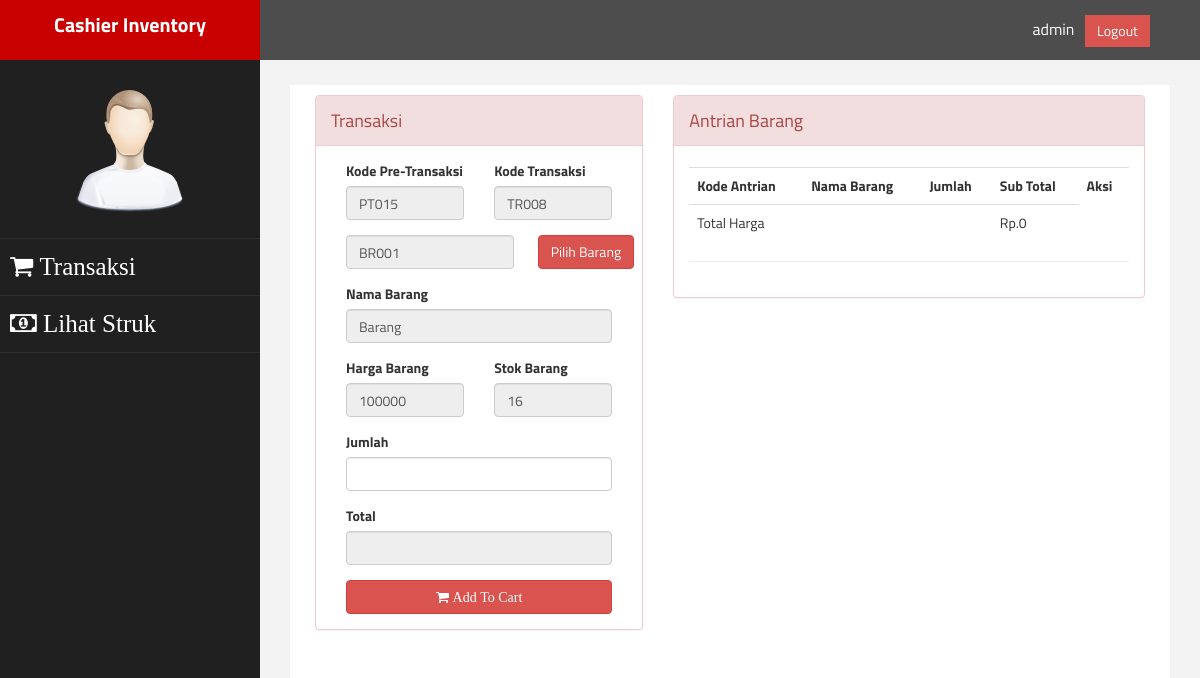
/PageKasir.php?page=transaksi&getKode&id=BR001 (signed in), run on the app's committed database.
### tables this page shows
CREATE TABLE `table_barang` (
  `kd_barang` varchar(7) NOT NULL,
  `nama_barang` varchar(40) NOT NULL,
  `kd_merek` varchar(7) NOT NULL,
  `kd_distributor` varchar(7) NOT NULL,
  `tanggal_masuk` date NOT NULL,
  `harga_barang` int(7) NOT NULL,
  `stok_barang` int(4) NOT NULL,
  `gambar` varchar(255) NOT NULL,
  `keterangan` varchar(200) NOT NULL
);

### lib/controller.php (called while the page is built, shortened)
<?php
	$username = "root";
    $password = "";
    $database = "db_inven";
    $hostname = "localhost";
    $conn = mysqli_connect($hostname,$username,$password,$database) or die("Connection Corrupt");
    class oop{
        public function sum_where($field,$name,$table,$f1,$v1){
            global $conn;
            $sql = "SELECT SUM($field) AS $name FROM $table WHERE $f1 = '$v1'";
            $query = mysqli_query($conn,$sql);
            $data = mysqli_fetch_assoc($query);
            return $data;
        }
        public function selectWhere($table,$where,$whereValues){
            global $conn;
            $sql = "SELECT * FROM $table WHERE $where = '$whereValues'";
            $query = mysqli_query($conn,$sql);
            return $data = mysqli_fetch_assoc($query);
        }
        public function autokode($table,$field,$pre){
            global $conn;
            $sqlc   = "SELECT COUNT($field) as jumlah FROM $table";
            $querys = mysqli_query($conn,$sqlc);
            $number = mysqli_fetch_assoc($querys);
            if($number['jumlah'] > 0){
                $sql    = "SELECT MAX($field) as kode FROM $table";
                $query  = mysqli_query($conn,$sql);
                $number = mysqli_fetch_assoc($query);
                $strnum = substr($number['kode'], 2,3);
                $strnum = $strnum + 1;
                if(strlen($strnum) == 3){
                    $kode = $pre.$strnum;
                }else if(strlen($strnum) == 2){
                    $kode = $pre."0".$strnum;
                }else if(strlen($strnum) == 1){
                    $kode = $pre."00".$strnum;
                }
            }else{
                $kode = $pre."001";
            }
            return $kode;
        }
    }
 ?>

### transaksi.php (the view, shortened to what this page needs)
<?php
	require 'lib/controller.php';
	$perintah = new oop();
	$autopre = $perintah->autokode("table_pretransaksi","kd_pretransaksi","PT");
	$autotrans = $perintah->autokode("table_transaksi","kd_transaksi","TR");
	$sum = $perintah->sum_where("sub_total","jumlah","table_pretransaksi","kd_transaksi",$autotrans);
	if (isset($_GET['getKode'])) {
		$id = $_GET['id'];
		$data = $perintah->selectWhere("table_barang","kd_barang",$id);
	}
?>
<form action="" method="post">
	<div class="col-sm-5">
		<div class="panel panel-danger">
			<div class="panel-heading" style="height: 50px;">
				<h4 style="margin-top: -5px; ">Transaksi</h4>
			</div>
			<div class="panel-body">
				<div class="col-md-6">
					<div class="form-group">
						<label for="Kode Transaksi">Kode Pre-Transaksi</label>
						<input type="text" readonly class="form-control" name="kd_pretrans" value="<?php echo $autopre ?>">
					</div>
				</div>
				<div class="col-md-6">
					<div class="form-group">
						<label for="Kode Transaksi">Kode Transaksi</label>
						<input type="text" readonly class="form-control" name="kd_transaksi" value="<?php echo $autotrans ?>">
					</div>
				</div>
				<div class="col-md-8">
					<div class="form-group">
						<input type="text" readonly placeholder="Kode Barang" name="kd_barang" value="<?php echo @$data['kd_barang'] ?>" class="form-control">
					</div>
				</div>
				<div class="col-md-4" style="margin-left: -2%;">
					<a type="submit" name="" class="btn btn-danger" data-target="#modaltrans" data-toggle="modal" id="mymodal" >Pilih Barang</a>
				</div>
				<div class="col-md-12">
					<div class="form-group">
						<label for="">Nama Barang</label>
						<input type="text" readonly name="nama_barang" value="<?php echo @$data['nama_barang'] ?>" class="form-control">
					</div>
				</div>
				<div class="col-md-6">
					<div class="form-group">
						<label for="">Harga Barang</label>
						<input type="number" readonly name="harga" id="harga" class="form-control" value="<?php echo @$data['harga_barang'] ?>">
					</div>
				</div>
				<div class="col-md-6">
					<div class="form-group">
						<label for="">Stok Barang</label>
						<input type="number" readonly name="stok" id="stok" class="form-control" value="<?php echo @$data['stok_barang'] ?>">
					</div>
				</div>
				<div class="col-md-12">
					<div class="form-group">
						<label for="">Jumlah</label>
						<input type="number" name="jumlah" required id="jumlah" autocomplete="off" class="form-control">
					</div>
				</div>
				<div class="col-md-12">
					<div class="form-group">
						<label for="">Total</label>
						<input type="number" readonly id="totals" name="total" class="form-control">
					</div>
				</div>
				<div class="col-md-12">
					<button type="submit" class="btn btn-danger btn-block" name="addCart"><i class="fa fa-shopping-cart"> Add To Cart</i></button>
				</div>
			</div>
		</div>
	</div>
	<div class="col-sm-7">
		<div class="panel panel-danger">
			<div class="panel-heading" style="height: 50px;">
				<h4 style="margin-top: -5px; ">Antrian Barang</h4>
			</div>
			<div class="panel-body">
				<table class="table" id="tCart">
					<tr>
						<th>Kode Antrian</th>
						<th>Nama Barang</th>
						<th>Jumlah</th>
						<th>Sub Total</th>
						<th>Aksi</th>
					</tr>
						<tr>
							<td colspan="3">Total Harga</td>
							<td>Rp.<?= number_format($sum['jumlah']) ?></td>
						</tr>
				</table>
				<hr>
			</div>
	</div>
</form>

### assets/css/custom.css (style rules this page uses)
body { font-family: 'Open Sans', sans-serif; }
h4 { padding-top:10px; }

### data on the page
table_barang: kd_barang "BR001", nama_barang "Barang", harga "100000", stok "16"

### other printed values
$_SESSION['username'] "admin"
$sum['jumlah'] "0"
